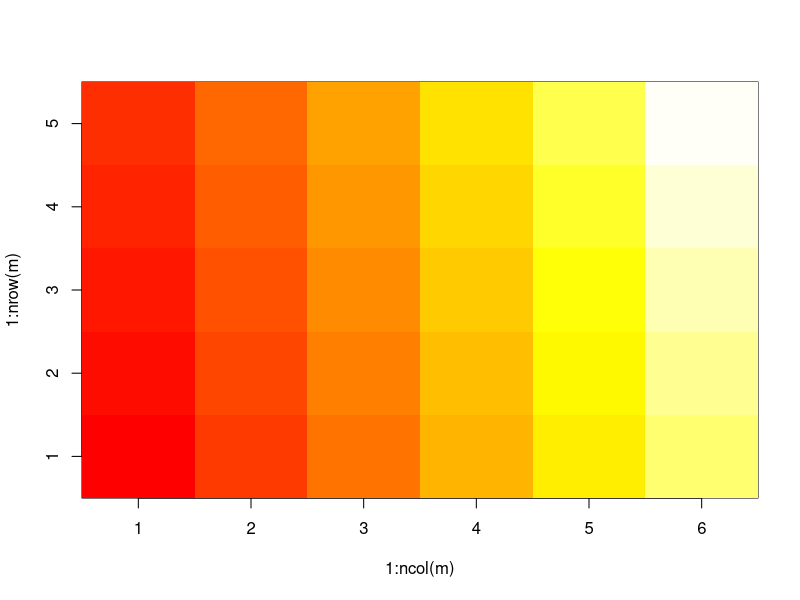
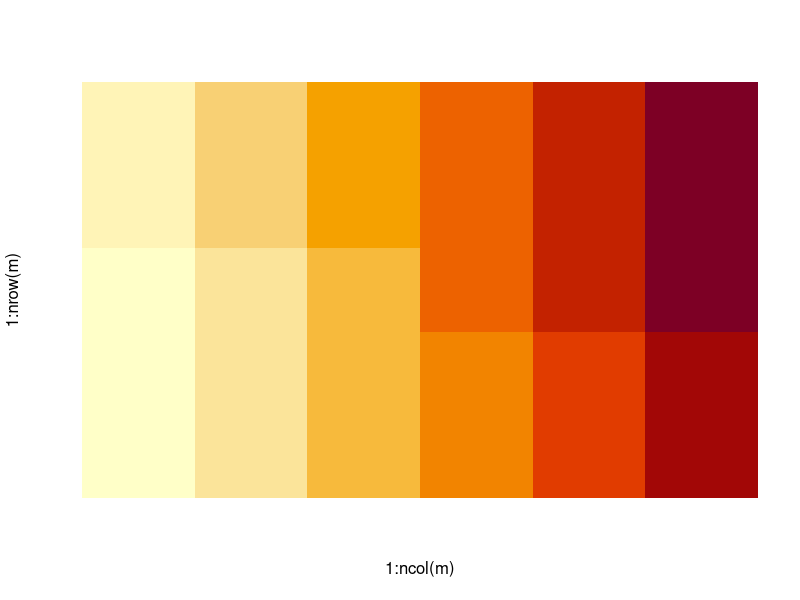
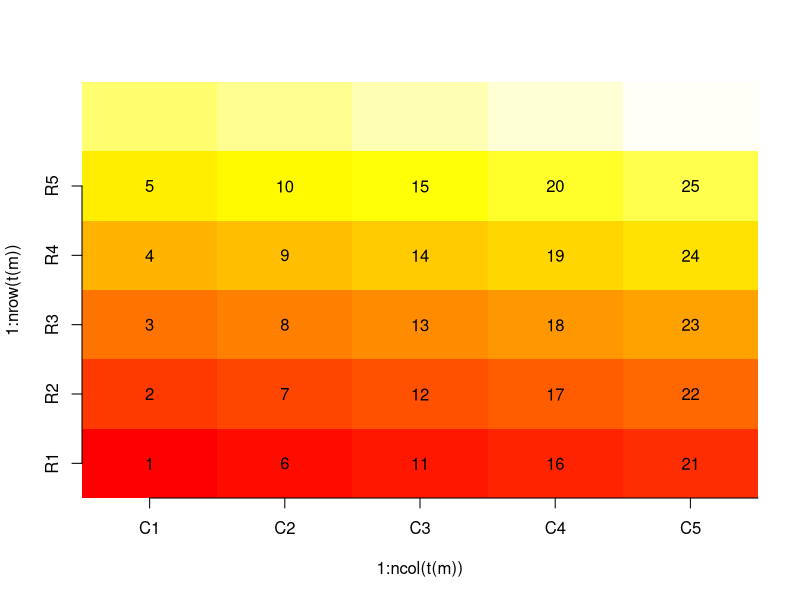
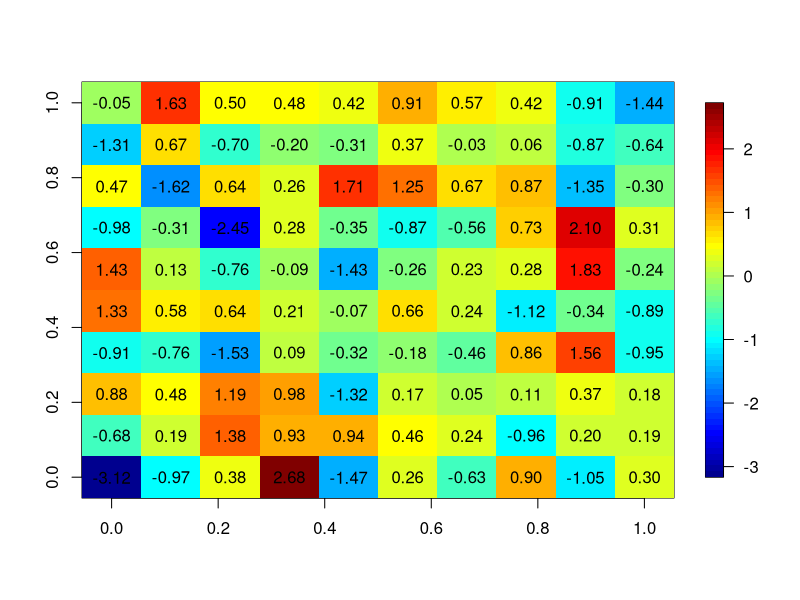
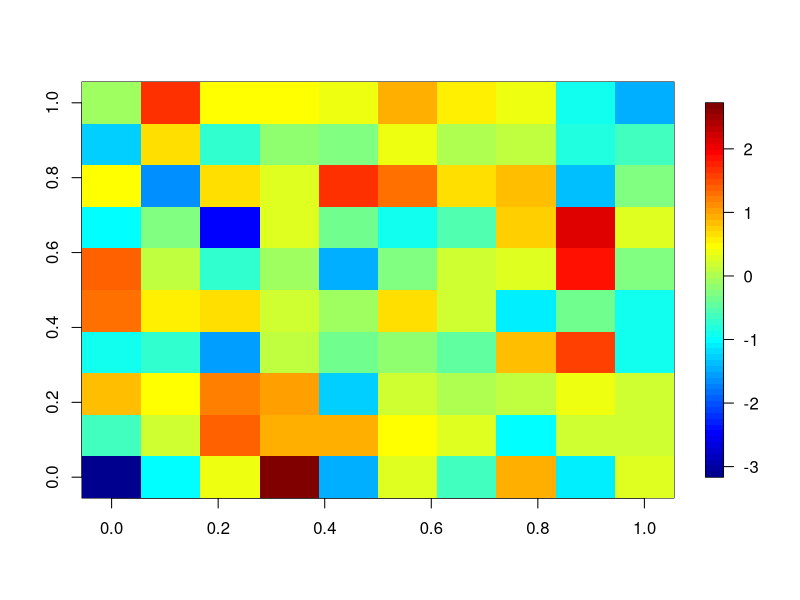
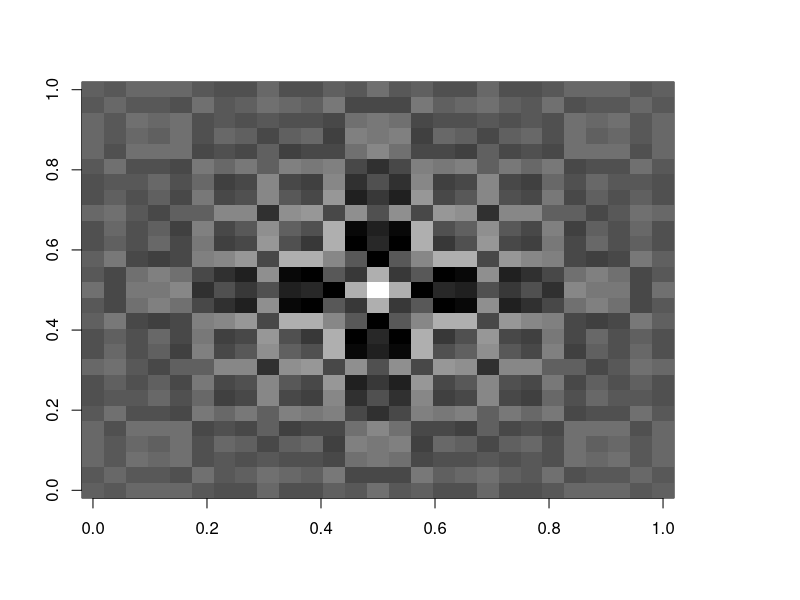
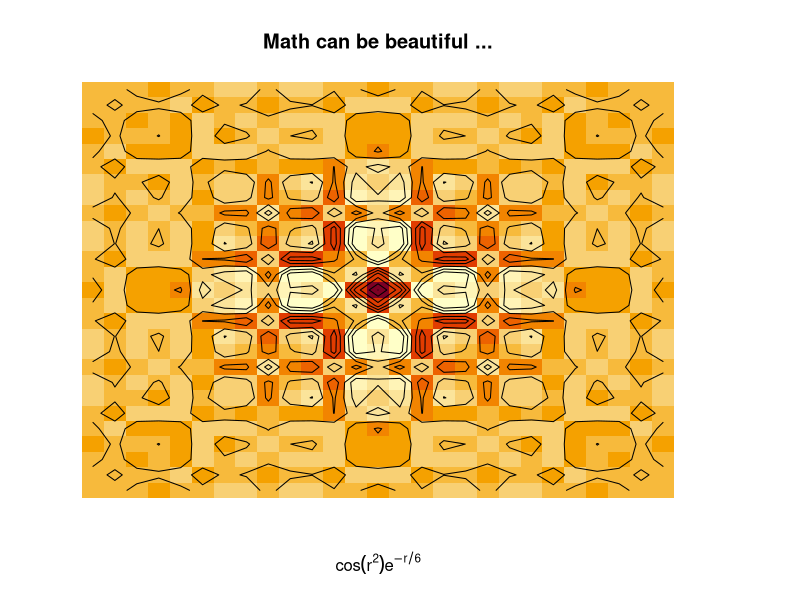
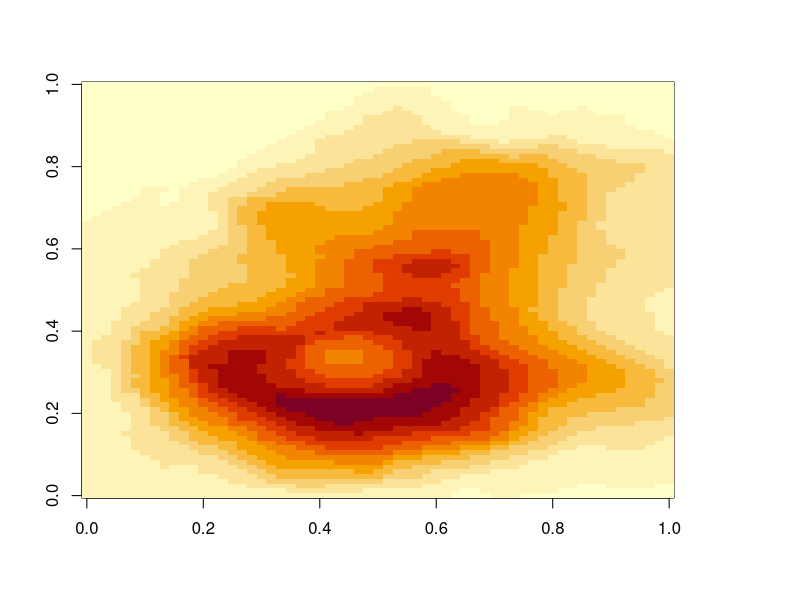

Source code (R) for these figures, in order: (Note: this script raises an error after producing the figures.)
m <- matrix(1:30, ncol=6)
colnames(m) <- paste("C", 1:6, sep="")
rownames(m) <- paste("R", 1:5, sep="")
m
image(1:ncol(m), 1:nrow(m), t(m), col = heat.colors(60), axes = TRUE)
image(1:ncol(m), 1:nrow(m), t(m), axes = FALSE)
image(1:ncol(t(m)), 1:nrow(t(m)), m, col = heat.colors(60), axes = FALSE)

axis(1, 1:ncol(m), colnames(m))
axis(2, 1:nrow(m), rownames(m))
for (x in 1:ncol(m))
  for (y in 1:nrow(m))
    text(x, y, m[y,x])

require(fields)
# Make a 10x10 matrix
m = matrix(rnorm(100), nrow=10)
image.plot(m)
for (x in 1:10)
  for (y in 1:10)
    text((x-1)/9, (y-1)/9, sprintf("%0.2f", m[x,y]))
image.plot(m)


require(grDevices) # for colours
x <- y <- seq(-4*pi, 4*pi, len = 27)
r <- sqrt(outer(x^2, y^2, "+"))
image(z = z <- cos(r^2)*exp(-r/6), col  = gray((0:32)/32))
image(z, axes = FALSE, main = "Math can be beautiful ...",
      xlab = expression(cos(r^2) * e^{-r/6}))
contour(z, add = TRUE, drawlabels = FALSE)


# Volcano data visualized as matrix. Need to transpose and flip
# matrix horizontally.
image(t(volcano)[ncol(volcano):1,])
dim(volcano)
image(t(m), col = heat.colors(60))
m
data = data.frame(
  x = rep( c(0.1, 0.2, 0.3, 0.4, 0.5), each=5),
  y = rep( c(1, 2, 3, 4, 5), 5)
)

data$z = runif(
  25,
  min = (data$x*data$y - 0.1 * (data$x*data$y)),
  max = (data$x*data$y + 0.1 * (data$x*data$y))
)
m = matrix(runif(100),10,10)
par(mar=c(0, 0, 0, 0))
image(m, useRaster=TRUE, axes=FALSE)
library(lattice)
levelplot(t(m[5:1,]))
n <- t(m)[6:1,]
levelplot(n)
n
m
dim(Brown.Motion.Cov)
levelplot(t(Brown.Bridge.Cov[20:1,]))
image(t(Brown.Bridge.Cov[,20:1]), col = heat.colors(100))
image(t(cov2cor(MaternCov)[,20:1]), col = heat.colors(60))

#image(t(cov2cor(Brown.Bridge.Cov)[20:1,]), col = heat.colors(60))
image(t(cov2cor(Brown.Motion.Cov))[,20:1], col = heat.colors(60))
#image(t(cov2cor(Brown.Motion.Cov)[20:1,]), col = heat.colors(60))
#levelplot(t(Brown.Motion.Cov[20:1,]))
#plot(diag(Brown.Motion.Cov))
Cov.Strong <- kronecker(Brown.Motion.Cov, Brown.Bridge.Cov)
mylist <- list()
mylist[[1]] <- Smooth_scaled_cov
mylist[[5]] <- mcmc$postcov
mylist[[6]] <- EmpCov
mylist[[7]] <- resMarginalCov
mylist[[8]] <- resProductCov
#mylist[[9]] <- mcmc$postcov_SE
colnum <- 400
image(t((Smooth_scaled_cov))[1:colnum,1:colnum][,colnum:1], zlim = c(min(unlist(mylist)), max(unlist(mylist))), col = heat.colors(100))
image(t(mcmc$postcov)[1:colnum,1:colnum][,colnum:1],zlim = c(min(unlist(mylist)), max(unlist(mylist))), col = heat.colors(100))
image(t(resPACE$fittedCov)[1:colnum,1:colnum][,colnum:1], zlim = c(min(unlist(mylist)), max(unlist(mylist))),col = heat.colors(100))
image(t((EmpCov))[1:colnum,1:colnum][,colnum:1], zlim = c(min(unlist(mylist)), max(unlist(mylist))),col = heat.colors(100))
image(t(resMarginalCov)[1:colnum,1:colnum][,colnum:1], zlim = c(min(unlist(mylist)), max(unlist(mylist))),col = heat.colors(100))
image(t(resProductCov)[1:colnum,1:colnum][,colnum:1], zlim = c(min(unlist(mylist)), max(unlist(mylist))),col = heat.colors(100))
#image(t((mcmc$postcov_SE))[1:colnum,1:colnum][,colnum:1], zlim = c(min(unlist(mylist)), max(unlist(mylist))), col = heat.colors(100))


image(t(cov2cor(Cov.Weak))[1:400,1:400][,1:400], zlim = c(-1,1), col = heat.colors(100))
image(t(cov2cor(D$postcov))[1:400,1:400][,1:400],zlim = c(-1,1), col = heat.colors(100))
image(t(cov2cor(resPACE$fittedCov))[1:400,1:400][,1:400], zlim = c(-1,1),col = heat.colors(100))
image(t(cov2cor(EmpCov))[1:400,1:400][,1:400], zlim = c(-1,1),col = heat.colors(100))
image(t(cov2cor(resMarginalCov))[1:400,1:400][,1:400], zlim = c(-1,1),col = heat.colors(100))
image(t(resProductCov)[1:400,1:400][400:1,], zlim = c(min(unlist(mylist)), max(unlist(mylist))),col = heat.colors(100))

image(t(S[1:370,1:370])[370:1,], col = heat.colors(60))
sum((Cov.Weak - aa)^2)/400
sum((Cov.Weak - bb)^2)/400
sum((Cov.Weak - EmpCov)^2)/400
sum((Cov.Weak - D$postcov)^2)/400
sum((Cov.Weak - FPCADense$fittedCov)^2)/400
